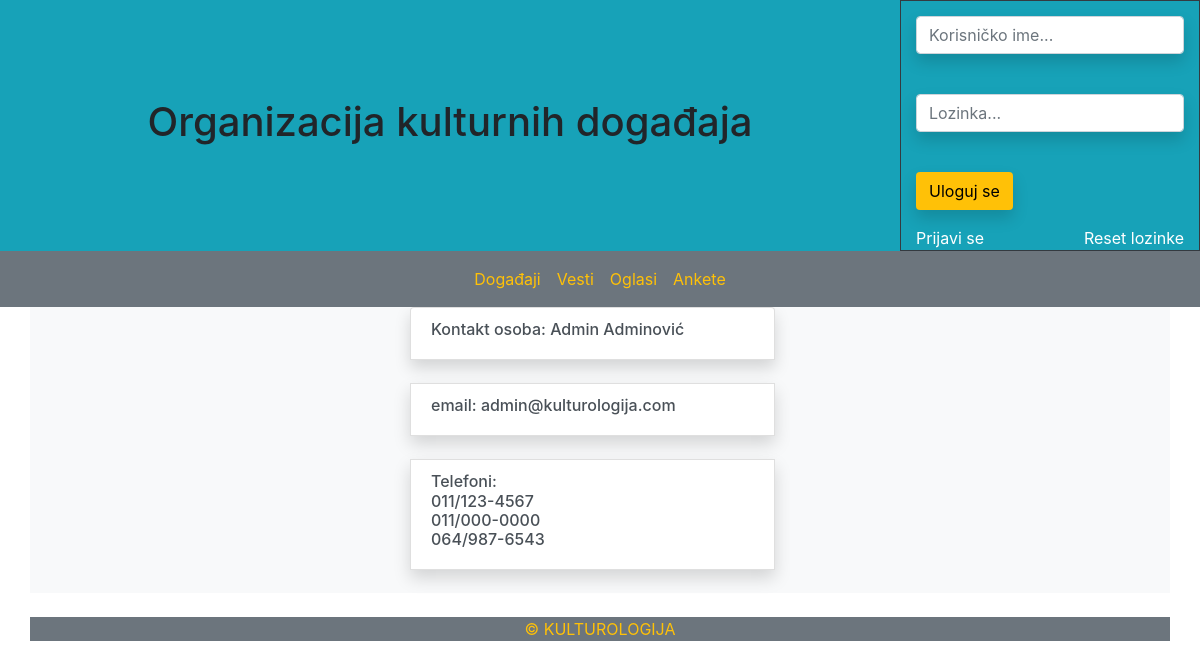
Screenshot of /kontakt.php with the database file from the repository.
### tables this page shows
CREATE TABLE `podaci_o_sajtu` (
  `kontakt_osoba` varchar(45) NOT NULL,
  `email` varchar(45) DEFAULT NULL,
  `telefon1` varchar(45) DEFAULT NULL,
  `telefon2` varchar(45) DEFAULT NULL,
  `telefon3` varchar(45) DEFAULT NULL,
  PRIMARY KEY (`kontakt_osoba`)
);

### kontakt.php (the view, shortened to what this page needs)
<?php
    include_once "moduli/loginModul.php";
    $podaci_o_sajtu = mysqli_query($link, "SELECT * FROM podaci_o_sajtu");
    $podaci_o_sajtu = mysqli_fetch_array($podaci_o_sajtu);
    $kontakt_osoba = $podaci_o_sajtu['kontakt_osoba'];
    $email = $podaci_o_sajtu['email'];
    $telefon1 = $podaci_o_sajtu['telefon1'];
    $telefon2 = $podaci_o_sajtu['telefon2'];
    $telefon3 = $podaci_o_sajtu['telefon3'];
?>
<!DOCTYPE html>
<html>
<head>
<?php
    include_once "moduli/bootstrapModul.php";
?>
</head>
<body>
<?php
    include_once "moduli/headerModul.php";
?>
<nav class="navbar navbar-expand-md bg-secondary navbar-dark sticky-top">
  <div class="collapse navbar-collapse" id="collapsibleNavbar">
    <ul class="navbar-nav align-content-center mx-auto">
            <li class="nav-item flex-fill">
                <a class="nav-link text-warning active" href="index.php">Događaji</a>
            </li>
            <li class="nav-item flex-fill">
                <a class="nav-link text-warning" href="vesti.php">Vesti</a>
            </li>
            <li class="nav-item flex-fill">
                <a class="nav-link text-warning" href="oglasi.php">Oglasi</a>
            </li>
            <li class="nav-item flex-fill">
                <a class="nav-link text-warning" href="ankete.php">Ankete</a>
            </li>
    </ul>
  </div>
</nav>
<div class="container">
    <div class="row">
        <div class="col-sm-4 list-group bg-light"></div>
<div class="col-sm-4 list-group bg-light">
<?php
    echo "<div class='list-group-item list-group-item-action shadow'><h6>Kontakt osoba: " .$kontakt_osoba. "</h6></div><br/>";
    echo "<div class='list-group-item list-group-item-action shadow'><h6>email: " .$email. "</h6></div><br/>";
    echo "<div class='list-group-item list-group-item-action shadow'><h6>Telefoni: <br/>" .$telefon1."<br/>".$telefon2."<br/>".$telefon3. "</h6></div><br/>";
?>
        </div>
        <div class="col-sm-4 list-group bg-light"></div>
    </div>
</div>
<?php
    include_once "moduli/footerModul.php";
?>
</body>
</html>

### rows the page displays
podaci_o_sajtu: kontakt_osoba "Admin Adminović", email "admin@kulturologija.com", telefon1 "011/123-4567", telefon2 "011/000-0000", telefon3 "064/987-6543"
